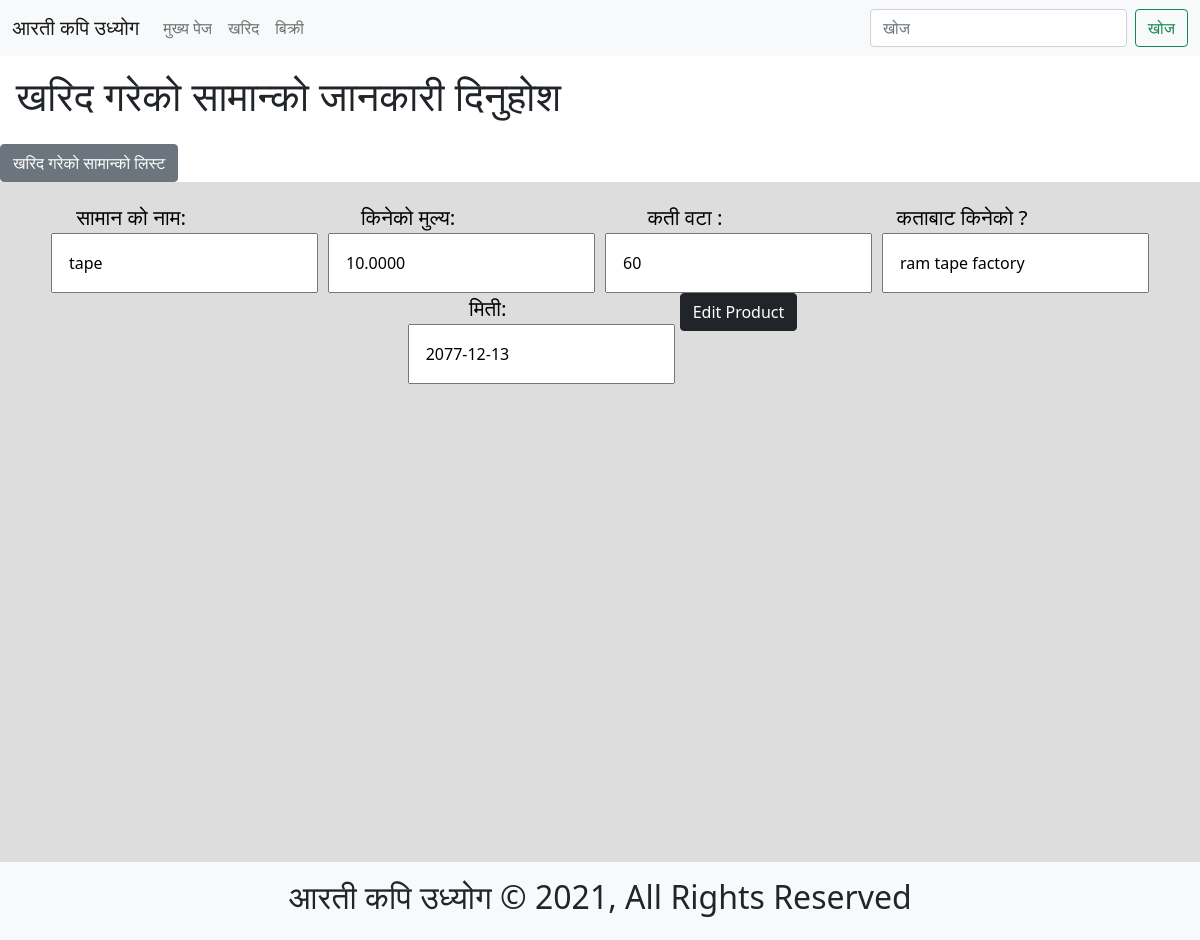
The page /purchases/edit/tape/ on the database its author committed.
### purchases/models.py (models this page shows, shortened)
class Purchases(models.Model):
    product_name = models.CharField(max_length=255, blank=False, null=True)
    price = models.DecimalField(
        decimal_places=4, max_digits=255, blank=False, null=True)
    quantity = models.CharField(max_length=255, blank=False, null=True)
    slug = models.SlugField(max_length=255, blank=False,
                            null=False, unique=True)
    bought_from = models.CharField(max_length=255, blank=False, null=True)
    date = models.DateField(auto_now=False, blank=True, null=True)
    objects = PurchasesManager()

### purchases/views.py (the view, shortened to what this page needs)
# urls.py: path('edit/<str:slug>/', purchase_edit),
def purchase_edit(request, slug):
    template_name = "purchase_edit.html"
    purchase = Purchases.objects.filter(slug=slug).first()
    purchases_edit_form = PurchasesModelForm(
        request.POST or None, instance=purchase)
    context = {
        "form": purchases_edit_form
    }
    return render(request, template_name, context)

### purchases/forms.py (shortened to what this page needs)
class PurchasesModelForm(forms.ModelForm):
    class Meta:
        model = Purchases
        labels = {
            'product_name': 'सामान को नाम',
            'price': 'किनेको मुल्य',
            'quantity': 'कती वटा ',
            'bought_from': 'कताबाट किनेको ?',
            "date": "मिती",
        }
        fields = ["product_name", "price",
                  "quantity", "bought_from", "date"]

### purchases/models.py (called while the page is built)
    def get_queryset(self):
        return PurchasesQuerySet(self.model, using=self._db)

### purchases/templates/purchase_edit.html
{% extends 'purchases.html' %}
{% block form %}
        {{form.as_p}}
{% endblock %}
{% block edit_button %}
<button class="btn btn-dark" type="submit">Edit Product</button>
{% endblock %}

### purchases/staticfiles/purchases_home/purchases_home.css (style rules this page uses)
#purchases_content .container p { margin: 0 5px; }
#purchases_content .container p label { display: block; text-align: center; margin-right: 40%; font-size: 1.3rem; }
#purchases_content .container p input { padding: 1rem; outline: none; min-width: 15vw; }

### staticfiles/base/base.css (style rules this page uses)
* { margin: 0; padding: 0; -webkit-box-sizing: border-box; box-sizing: border-box; }

### rows shown on the page
Purchases: product_name "tape", price "10.0000", quantity "60", bought_from "ram tape factory", date "2077-12-13"
